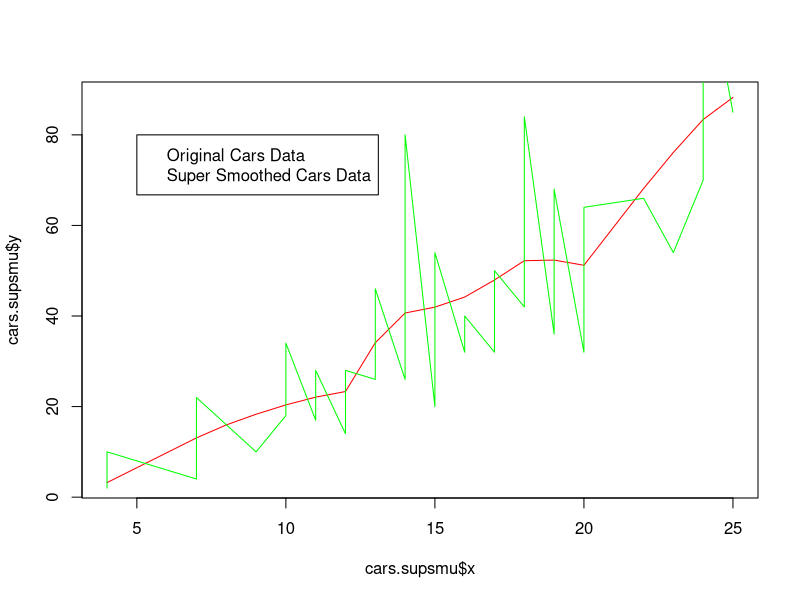

The R source for this figure:
## ---- chunk 1
knitr::opts_chunk$set(echo = TRUE)
## ---- chunk 2
library(datasets)
data(cars)
head(cars)
cars.supsmu = supsmu(cars$speed, cars$dist, bass = 0, span = "cv")
cars.supsmu
library(ggplot2)
# qplot(x = cars.supsmu$x, y = cars.supsmu$y)
plot(x = cars.supsmu$x, y = cars.supsmu$y, type = "l", col = "red")
lines(x = cars$speed, y = cars$dist, col = "green")
legend(5, 80, legend=c("Original Cars Data", "Super Smoothed Cars Data"))
